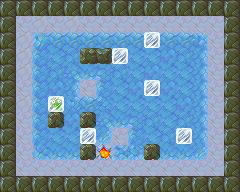

Tiled map render using the project's own tile images. Description and the map definition, with tile-layer contents summarised, below:
An orthogonal 15x12 tile map with 16x16 px tiles, 4 tile layers (Bottom, Floor, FloorTop, Blocks), 5 tilesets.

<map version="1.0" orientation="orthogonal" width="15" height="12" tilewidth="16" tileheight="16">
 <tileset firstgid="1" name="ground" tilewidth="16" tileheight="16">
  <image source="assets/tileset-ground.png" width="48" height="16" />
 </tileset>
 <tileset firstgid="4" name="misc" tilewidth="16" tileheight="16">
  <image source="assets/tileset-misc.png" width="64" height="16" />
  <tile id="3">
   <properties>
    <property name="goal" value="true" />
   </properties>
  </tile>
 </tileset>
 <tileset firstgid="8" name="pushblocks" tilewidth="16" tileheight="16">
  <image source="assets/tileset-pushblocks.png" width="48" height="16" />
  <tile id="1">
   <properties>
    <property name="goal" value="true" />
    <property name="sprite" value="assets/frozen.sprite" />
   </properties>
  </tile>
 </tileset>
 <tileset firstgid="11" name="rocks" tilewidth="16" tileheight="16">
  <properties>
   <property name="collision" value="true" />
  </properties>
  <image source="assets/tileset-rocks.png" width="256" height="48" />
 </tileset>
 <tileset firstgid="59" name="slippery" tilewidth="16" tileheight="16">
  <properties>
   <property name="slippery_block" value="true" />
   <property name="slippery_player" value="true" />
  </properties>
  <image source="assets/tileset-slippery.png" width="256" height="48" />
 </tileset>
 <layer name="Bottom" width="15" height="12">
  <data>[180 cells, 180 non-empty, 2 distinct tile ids]</data>
 </layer>
 <layer name="Floor" width="15" height="12">
  <properties>
   <property name="player_offset_y" value="-1" />
   <property name="player_sprite" value="assets/dino.sprite" />
  </properties>
  <data>[180 cells, 86 non-empty, 18 distinct tile ids]</data>
 </layer>
 <layer name="FloorTop" width="15" height="12">
  <data>[180 cells, 55 non-empty, 2 distinct tile ids]</data>
 </layer>
 <layer name="Blocks" width="15" height="12">
  <data>[180 cells, 8 non-empty, 4 distinct tile ids]</data>
 </layer>
</map>
